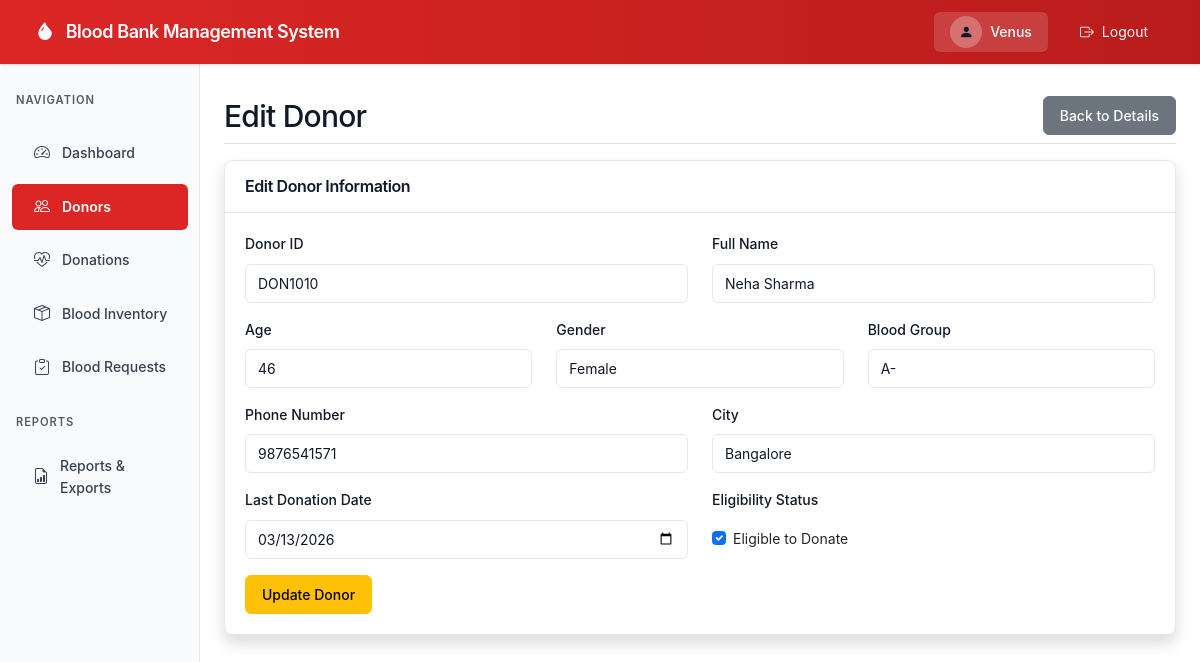
The app's page /donors/11/edit/ (signed in) with its own data.
### donors/models.py (models this page shows, shortened)
class Donor(models.Model):
    donor_id = models.CharField(max_length=20, unique=True)
    full_name = models.CharField(max_length=200)
    age = models.IntegerField()
    gender = models.CharField(max_length=10, choices=GENDER_CHOICES)
    blood_group = models.CharField(max_length=5, choices=BLOOD_GROUP_CHOICES)
    phone_number = models.CharField(max_length=15)
    city = models.CharField(max_length=100)
    registration_date = models.DateField(default=timezone.now)
    last_donation_date = models.DateField(null=True, blank=True)
    donation_eligibility_status = models.BooleanField(default=True)
    class Meta:
        ordering = ['-registration_date']

### donors/views.py (the view)
# urls.py: path('<int:pk>/edit/', views.edit_donor, name='edit_donor'),
@login_required
def edit_donor(request, pk):
    donor = get_object_or_404(Donor, pk=pk)
    if request.method == 'POST':
        form = DonorForm(request.POST, instance=donor)
        if form.is_valid():
            form.save()
            messages.success(request, 'Donor updated successfully!')
            return redirect('donor_detail', pk=donor.pk)
    else:
        form = DonorForm(instance=donor)
    return render(request, 'donors/edit_donor.html', {'form': form, 'donor': donor})

### donors/forms.py
class DonorForm(forms.ModelForm):
    class Meta:
        model = Donor
        fields = ['donor_id', 'full_name', 'age', 'gender', 'blood_group',
                  'phone_number', 'city', 'last_donation_date', 'donation_eligibility_status']
        widgets = {
            'donor_id': forms.TextInput(attrs={'class': 'form-control'}),
            'full_name': forms.TextInput(attrs={'class': 'form-control'}),
            'age': forms.NumberInput(attrs={'class': 'form-control'}),
            'gender': forms.Select(attrs={'class': 'form-control'}),
            'blood_group': forms.Select(attrs={'class': 'form-control'}),
            'phone_number': forms.TextInput(attrs={'class': 'form-control'}),
            'city': forms.TextInput(attrs={'class': 'form-control'}),
            'last_donation_date': forms.DateInput(attrs={'class': 'form-control', 'type': 'date'}),
            'donation_eligibility_status': forms.CheckboxInput(attrs={'class': 'form-check-input'}),
        }

### templates/donors/edit_donor.html (shortened to what this page needs)
{% extends 'base.html' %}
{% load static %}
{% block content %}
<div class="d-flex justify-content-between flex-wrap flex-md-nowrap align-items-center pt-3 pb-2 mb-3 border-bottom">
    <h1 class="h2">Edit Donor</h1>
    <a href="{% url 'donor_detail' donor.pk %}" class="btn btn-secondary">Back to Details</a>
</div>
<div class="card shadow">
    <div class="card-header">
        <h6 class="m-0 font-weight-bold">Edit Donor Information</h6>
    </div>
    <div class="card-body">
        <form method="post">
            <div class="row">
                <div class="col-md-6 mb-3">
                    <label class="form-label">Donor ID</label>
                    {{ form.donor_id }}
                </div>
                <div class="col-md-6 mb-3">
                    <label class="form-label">Full Name</label>
                    {{ form.full_name }}
                </div>
            </div>
            <div class="row">
                <div class="col-md-4 mb-3">
                    <label class="form-label">Age</label>
                    {{ form.age }}
                </div>
                <div class="col-md-4 mb-3">
                    <label class="form-label">Gender</label>
                    {{ form.gender }}
                </div>
                <div class="col-md-4 mb-3">
                    <label class="form-label">Blood Group</label>
                    {{ form.blood_group }}
                </div>
            </div>
            <div class="row">
                <div class="col-md-6 mb-3">
                    <label class="form-label">Phone Number</label>
                    {{ form.phone_number }}
                </div>
                <div class="col-md-6 mb-3">
                    <label class="form-label">City</label>
                    {{ form.city }}
                </div>
            </div>
            <div class="row">
                <div class="col-md-6 mb-3">
                    <label class="form-label">Last Donation Date</label>
                    {{ form.last_donation_date }}
                </div>
                <div class="col-md-6 mb-3">
                    <label class="form-label">Eligibility Status</label>
                    <div class="form-check mt-2">
                        {{ form.donation_eligibility_status }}
                        <label class="form-check-label">Eligible to Donate</label>
                    </div>
                </div>
            </div>
            <button type="submit" class="btn btn-warning">Update Donor</button>
        </form>
    </div>
</div>
{% endblock %}

### templates/base.html (shortened to what this page needs)
<!DOCTYPE html>
<html lang="en">
<head>
    <link href="https://cdn.jsdelivr.net/npm/bootstrap@5.3.0/dist/css/bootstrap.min.css" rel="stylesheet">
    <link rel="stylesheet" href="https://cdn.jsdelivr.net/npm/bootstrap-icons@1.10.0/font/bootstrap-icons.css">
    {% load static %}
    <link rel="stylesheet" href="{% static 'css/style.css' %}">
</head>
<body>
    {% if user.is_authenticated %}
    <nav class="navbar navbar-expand-lg navbar-dark fixed-top" style="background: linear-gradient(90deg, #dc2626 0%, #b91c1c 100%); height: 64px; z-index: 1030;">
        <div class="container-fluid">
            <a class="navbar-brand" href="{% url 'dashboard' %}">
                <i class="bi bi-droplet-fill me-2"></i> Blood Bank Management System
            </a>
            <div class="collapse navbar-collapse" id="navbarNav">
                <ul class="navbar-nav ms-auto align-items-center">
                    <li class="nav-item">
                        <div class="d-flex align-items-center gap-2 me-3 px-3 py-1" style="background: rgba(255,255,255,0.15); border-radius: 0.375rem;">
                            <div style="width: 32px; height: 32px; background: rgba(255,255,255,0.25); border-radius: 50%; display: flex; align-items: center; justify-content: center;">
                                <i class="bi bi-person-fill"></i>
                            </div>
                            <span style="font-weight: 500; color: white;">{{ user.username }}</span>
                        </div>
                    </li>
                    <li class="nav-item">
                        <a class="nav-link px-3" href="{% url 'logout' %}" style="color: white;">
                            <i class="bi bi-box-arrow-right me-1"></i> Logout
                        </a>
                    </li>
                </ul>
            </div>
        </div>
    </nav>
    <div class="container-fluid" style="padding-top: 64px;">
        <div class="row">
            <nav class="col-md-3 col-lg-2 d-md-block sidebar">
                <div class="position-sticky pt-2">
                    <div class="px-3 mb-3">
                        <small class="text-uppercase text-muted" style="font-size: 0.7rem; font-weight: 600; letter-spacing: 0.08em;">Navigation</small>
                    </div>
                    <ul class="nav flex-column">
                        <li class="nav-item">
                            <a class="nav-link {% if request.resolver_match.url_name == 'dashboard' %}active{% endif %}" href="{% url 'dashboard' %}">
                                <i class="bi bi-speedometer2"></i> Dashboard
                            </a>
                        </li>
                        <li class="nav-item">
                            <a class="nav-link {% if 'donor' in request.resolver_match.url_name %}active{% endif %}" href="{% url 'donor_list' %}">
                                <i class="bi bi-people"></i> Donors
                            </a>
                        </li>
                        <li class="nav-item">
                            <a class="nav-link {% if 'donation' in request.resolver_match.url_name %}active{% endif %}" href="{% url 'donation_list' %}">
                                <i class="bi bi-heart-pulse"></i> Donations
                            </a>
                        </li>
                        <li class="nav-item">
                            <a class="nav-link {% if 'inventory' in request.resolver_match.url_name %}active{% endif %}" href="{% url 'inventory_list' %}">
                                <i class="bi bi-box-seam"></i> Blood Inventory
                            </a>
                        </li>
                        <li class="nav-item">
                            <a class="nav-link {% if 'request' in request.resolver_match.url_name %}active{% endif %}" href="{% url 'request_list' %}">
                                <i class="bi bi-clipboard-check"></i> Blood Requests
                            </a>
                        </li>
                        <li class="nav-item mt-3">
                            <div class="px-3 mb-2">
                                <small class="text-uppercase text-muted" style="font-size: 0.7rem; font-weight: 600; letter-spacing: 0.08em;">Reports</small>
                            </div>
                        </li>
                        <li class="nav-item">
                            <a class="nav-link {% if 'report' in request.resolver_match.url_name %}active{% endif %}" href="{% url 'reports_home' %}">
                                <i class="bi bi-file-earmark-bar-graph"></i> Reports & Exports
                            </a>
                        </li>
                    </ul>
                </div>
            </nav>
            <main class="col-md-9 ms-sm-auto col-lg-10 px-md-4" style="padding-top: 1rem;">
                {% block content %}
                {% endblock %}
            </main>
        </div>
    </div>
    {% else %}
        {% block auth_content %}
        {% endblock %}
    {% endif %}
</body>
</html>

### static/css/style.css (style rules this page uses)
:root { --primary-red: #dc2626; --primary-red-dark: #b91c1c; --accent-red: #ef4444; --bg-light: #f9fafb; --border-light: #e5e7eb; --text-primary: #111827; --text-secondary: #374151; --text-muted: #6b7280; }
* { font-family: -apple-system, BlinkMacSystemFont, 'Segoe UI', 'Roboto', 'Oxygen', 'Ubuntu', 'Cantarell', 'Fira Sans', 'Droid Sans', 'Helvetica Neue', sans-serif; }
body { font-size: 0.875rem; background-color: #ffffff; color: var(--text-primary); line-height: 1.6; }
.navbar { box-shadow: 0 1px 3px 0 rgba(0, 0, 0, 0.1), 0 1px 2px 0 rgba(0, 0, 0, 0.06); padding: 0.75rem 1.5rem; }
.navbar-brand { font-weight: 600; font-size: 1.125rem; letter-spacing: -0.025em; }
.sidebar { position: fixed; top: 64px; bottom: 0; left: 0; z-index: 100; padding: 1rem 0 0; box-shadow: inset -1px 0 0 var(--border-light); background-color: var(--bg-light) !important; overflow-y: auto; height: calc(100vh - 64px); }
.sidebar .nav-link { font-weight: 500; color: var(--text-secondary); padding: 0.625rem 1.25rem; margin: 0.25rem 0.75rem; border-radius: 0.375rem; transition: all 0.15s ease-in-out; display: flex; align-items: center; gap: 0.625rem; font-size: 0.875rem; }
.sidebar .nav-link i { font-size: 1rem; width: 1.25rem; text-align: center; }
.sidebar .nav-link.active { color: white; background-color: var(--primary-red); font-weight: 600; }
main { margin-left: 0; padding-top: 1.5rem; padding-bottom: 2rem; }
@media (min-width: 768px) { main { margin-left: 25%; } }
@media (min-width: 992px) { main { margin-left: 16.666667%; } }
.card { box-shadow: 0 1px 3px 0 rgba(0, 0, 0, 0.1), 0 1px 2px 0 rgba(0, 0, 0, 0.06); border: 1px solid var(--border-light); margin-bottom: 1.5rem; border-radius: 0.5rem; overflow: hidden; }
.card-header { background-color: #ffffff; border-bottom: 1px solid var(--border-light); font-weight: 600; font-size: 0.9375rem; padding: 1rem 1.25rem; color: var(--text-primary); letter-spacing: -0.01em; }
.card-body { padding: 1.25rem; }
h1, h2, h3, h4, h5, h6 { color: var(--text-primary); font-weight: 600; letter-spacing: -0.025em; line-height: 1.2; }
.h2 { font-size: 1.875rem; margin-bottom: 0; }
.font-weight-bold { font-weight: 600 !important; }
.btn { font-weight: 500; font-size: 0.875rem; padding: 0.5rem 1rem; border-radius: 0.375rem; transition: all 0.15s ease-in-out; }
.form-label { font-weight: 500; color: var(--text-primary); margin-bottom: 0.5rem; font-size: 0.875rem; }
.form-control, .form-select { border: 1px solid var(--border-light); border-radius: 0.375rem; padding: 0.5rem 0.75rem; font-size: 0.875rem; color: var(--text-primary); transition: border-color 0.15s ease-in-out, box-shadow 0.15s ease-in-out; }

### records on screen
Donor: donor_id "DON1010", full_name "Neha Sharma", age "46", gender "Female", blood_group "A-", phone_number "9876541571", city "Bangalore", last_donation_date "03/13/2026", donation_eligibility_status "☑"

### other values on screen
{{ user.username }} "Venus"
